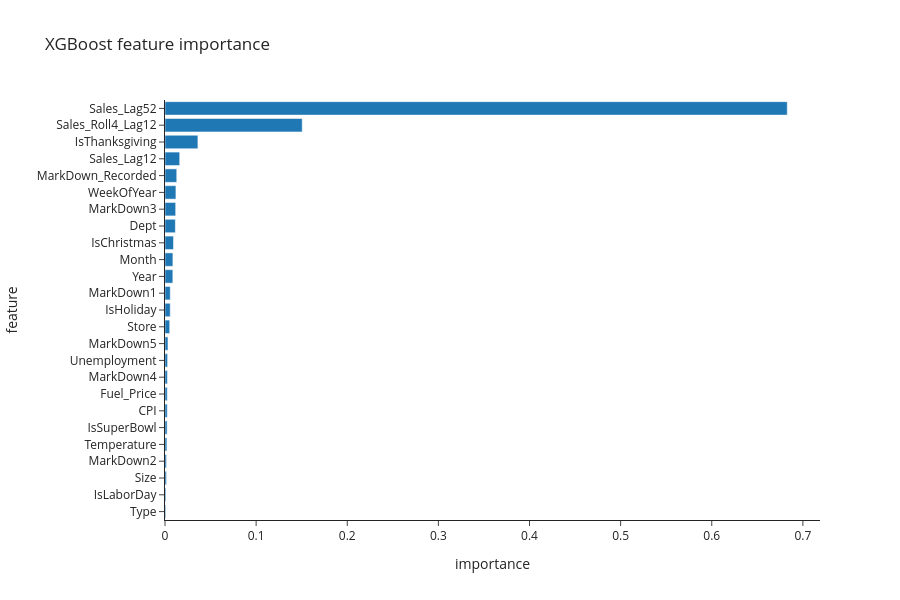

The notebook cell this image was saved under:
### Markdown cell above
## Feature Importance

### Code cell
importances = (
    pd.DataFrame(
        {"feature": X_train_xgb.columns, "importance": model.feature_importances_}
    )
    .sort_values("importance", ascending=False)
    .reset_index(drop=True)
)

fig = px.bar(
    importances,
    x="importance",
    y="feature",
    orientation="h",
    title="XGBoost feature importance",
    template="simple_white",
    height=600,
)
fig.update_yaxes(autorange="reversed")
fig.show()

importances.head(10)

### Figure 1 — Plotly figure (JSON) as saved in the notebook; plotly's stock layout.template omitted (floating-point values rounded to 4 significant figures)
{"data": [{"hovertemplate": "importance=%{x}<br>feature=%{y}<extra></extra>", "legendgroup": "", "marker": {"color": "#1F77B4", "pattern": {"shape": ""}}, "name": "", "orientation": "h", "showlegend": false, "textposition": "auto", "type": "bar", "x": [0.6828, 0.1506, 0.0361, 0.01612, 0.01288, 0.01198, 0.01171, 0.01137, 0.009319, 0.008662, 0.008588, 0.005769, 0.005735, 0.005168, 0.003252, 0.002844, 0.002637, 0.002485, 0.002464, 0.002322, 0.002079, 0.001668, 0.001597, 0.0009887, 0.000844], "xaxis": "x", "y": ["Sales_Lag52", "Sales_Roll4_Lag12", "IsThanksgiving", "Sales_Lag12", "MarkDown_Recorded", "WeekOfYear", "MarkDown3", "Dept", "IsChristmas", "Month", "Year", "MarkDown1", "IsHoliday", "Store", "MarkDown5", "Unemployment", "MarkDown4", "Fuel_Price", "CPI", "IsSuperBowl", "Temperature", "MarkDown2", "Size", "IsLaborDay", "Type"], "yaxis": "y"}], "layout": {"barmode": "relative", "height": 600, "legend": {"tracegroupgap": 0}, "title": {"text": "XGBoost feature importance"}, "xaxis": {"anchor": "y", "domain": [0.0, 1.0], "title": {"text": "importance"}}, "yaxis": {"anchor": "x", "autorange": "reversed", "domain": [0.0, 1.0], "title": {"text": "feature"}}}}
